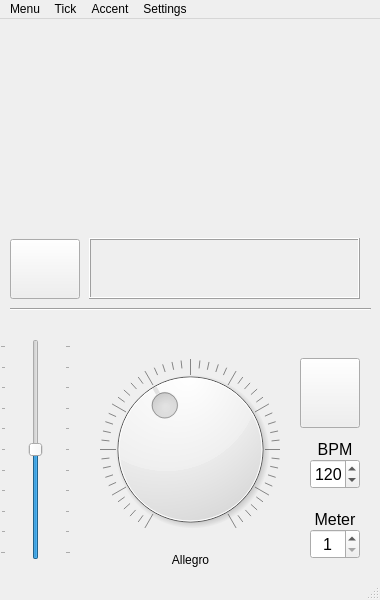
<?xml version="1.0" encoding="UTF-8"?>
<ui version="4.0">
 <class>Main</class>
 <widget class="QMainWindow" name="Main">
  <property name="geometry">
   <rect>
    <x>0</x>
    <y>0</y>
    <width>380</width>
    <height>600</height>
   </rect>
  </property>
  <property name="sizePolicy">
   <sizepolicy hsizetype="Fixed" vsizetype="Fixed">
    <horstretch>0</horstretch>
    <verstretch>0</verstretch>
   </sizepolicy>
  </property>
  <property name="minimumSize">
   <size>
    <width>380</width>
    <height>600</height>
   </size>
  </property>
  <property name="maximumSize">
   <size>
    <width>380</width>
    <height>600</height>
   </size>
  </property>
  <property name="windowTitle">
   <string>Tune Time v0.1</string>
  </property>
  <property name="windowIcon">
   <iconset resource="tuner.qrc">
    <normaloff>:/program icon/icon.svg</normaloff>:/program icon/icon.svg</iconset>
  </property>
  <widget class="QWidget" name="centralwidget">
   <widget class="QLabel" name="lbl_note">
    <property name="geometry">
     <rect>
      <x>164</x>
      <y>212</y>
      <width>61</width>
      <height>50</height>
     </rect>
    </property>
    <property name="font">
     <font>
      <pointsize>22</pointsize>
     </font>
    </property>
    <property name="text">
     <string/>
    </property>
    <property name="alignment">
     <set>Qt::AlignBottom|Qt::AlignHCenter</set>
    </property>
   </widget>
   <widget class="QLabel" name="lbl_cents">
    <property name="geometry">
     <rect>
      <x>90</x>
      <y>210</y>
      <width>61</width>
      <height>50</height>
     </rect>
    </property>
    <property name="font">
     <font>
      <pointsize>16</pointsize>
     </font>
    </property>
    <property name="text">
     <string/>
    </property>
    <property name="alignment">
     <set>Qt::AlignBottom|Qt::AlignHCenter</set>
    </property>
   </widget>
   <widget class="QLabel" name="lbl_freq">
    <property name="geometry">
     <rect>
      <x>250</x>
      <y>210</y>
      <width>121</width>
      <height>50</height>
     </rect>
    </property>
    <property name="font">
     <font>
      <pointsize>12</pointsize>
     </font>
    </property>
    <property name="text">
     <string/>
    </property>
    <property name="alignment">
     <set>Qt::AlignBottom|Qt::AlignHCenter</set>
    </property>
   </widget>
   <widget class="QPushButton" name="btn_tuner">
    <property name="geometry">
     <rect>
      <x>10</x>
      <y>220</y>
      <width>70</width>
      <height>60</height>
     </rect>
    </property>
    <property name="text">
     <string/>
    </property>
    <property name="icon">
     <iconset resource="tuner.qrc">
      <normaloff>:/metronome button/start.svg</normaloff>:/metronome button/start.svg</iconset>
    </property>
    <property name="iconSize">
     <size>
      <width>48</width>
      <height>48</height>
     </size>
    </property>
    <property name="shortcut">
     <string>T</string>
    </property>
    <property name="checkable">
     <bool>true</bool>
    </property>
   </widget>
   <widget class="QPushButton" name="btn_metronome">
    <property name="geometry">
     <rect>
      <x>300</x>
      <y>339</y>
      <width>60</width>
      <height>70</height>
     </rect>
    </property>
    <property name="text">
     <string/>
    </property>
    <property name="icon">
     <iconset resource="tuner.qrc">
      <normaloff>:/metronome button/start.svg</normaloff>:/metronome button/start.svg</iconset>
    </property>
    <property name="iconSize">
     <size>
      <width>48</width>
      <height>48</height>
     </size>
    </property>
    <property name="shortcut">
     <string>M</string>
    </property>
    <property name="checkable">
     <bool>true</bool>
    </property>
    <property name="autoDefault">
     <bool>false</bool>
    </property>
    <property name="default">
     <bool>false</bool>
    </property>
    <property name="flat">
     <bool>false</bool>
    </property>
   </widget>
   <widget class="QLabel" name="label">
    <property name="geometry">
     <rect>
      <x>310</x>
      <y>420</y>
      <width>50</width>
      <height>20</height>
     </rect>
    </property>
    <property name="font">
     <font>
      <pointsize>12</pointsize>
     </font>
    </property>
    <property name="text">
     <string>BPM</string>
    </property>
    <property name="alignment">
     <set>Qt::AlignCenter</set>
    </property>
   </widget>
   <widget class="QDial" name="d_bpm">
    <property name="geometry">
     <rect>
      <x>100</x>
      <y>340</y>
      <width>180</width>
      <height>180</height>
     </rect>
    </property>
    <property name="minimum">
     <number>40</number>
    </property>
    <property name="maximum">
     <number>240</number>
    </property>
    <property name="singleStep">
     <number>1</number>
    </property>
    <property name="sliderPosition">
     <number>120</number>
    </property>
    <property name="orientation">
     <enum>Qt::Horizontal</enum>
    </property>
    <property name="invertedAppearance">
     <bool>false</bool>
    </property>
    <property name="notchTarget">
     <double>3.700000000000000</double>
    </property>
    <property name="notchesVisible">
     <bool>true</bool>
    </property>
   </widget>
   <widget class="QSlider" name="vs_volume">
    <property name="geometry">
     <rect>
      <x>0</x>
      <y>320</y>
      <width>71</width>
      <height>221</height>
     </rect>
    </property>
    <property name="maximum">
     <number>100</number>
    </property>
    <property name="value">
     <number>50</number>
    </property>
    <property name="orientation">
     <enum>Qt::Vertical</enum>
    </property>
    <property name="tickPosition">
     <enum>QSlider::TicksBothSides</enum>
    </property>
    <property name="tickInterval">
     <number>10</number>
    </property>
   </widget>
   <widget class="QSpinBox" name="sb_meter">
    <property name="geometry">
     <rect>
      <x>310</x>
      <y>510</y>
      <width>50</width>
      <height>30</height>
     </rect>
    </property>
    <property name="font">
     <font>
      <pointsize>12</pointsize>
     </font>
    </property>
    <property name="alignment">
     <set>Qt::AlignCenter</set>
    </property>
    <property name="minimum">
     <number>1</number>
    </property>
    <property name="maximum">
     <number>8</number>
    </property>
    <property name="value">
     <number>1</number>
    </property>
   </widget>
   <widget class="QLabel" name="lbl_tempo">
    <property name="geometry">
     <rect>
      <x>140</x>
      <y>520</y>
      <width>101</width>
      <height>41</height>
     </rect>
    </property>
    <property name="mouseTracking">
     <bool>true</bool>
    </property>
    <property name="autoFillBackground">
     <bool>false</bool>
    </property>
    <property name="frameShape">
     <enum>QFrame::NoFrame</enum>
    </property>
    <property name="frameShadow">
     <enum>QFrame::Plain</enum>
    </property>
    <property name="text">
     <string>Allegro</string>
    </property>
    <property name="scaledContents">
     <bool>false</bool>
    </property>
    <property name="alignment">
     <set>Qt::AlignCenter</set>
    </property>
   </widget>
   <widget class="Line" name="line">
    <property name="geometry">
     <rect>
      <x>10</x>
      <y>280</y>
      <width>361</width>
      <height>20</height>
     </rect>
    </property>
    <property name="lineWidth">
     <number>1</number>
    </property>
    <property name="orientation">
     <enum>Qt::Horizontal</enum>
    </property>
   </widget>
   <widget class="QLabel" name="lbl_meter">
    <property name="geometry">
     <rect>
      <x>310</x>
      <y>490</y>
      <width>50</width>
      <height>20</height>
     </rect>
    </property>
    <property name="font">
     <font>
      <pointsize>12</pointsize>
     </font>
    </property>
    <property name="text">
     <string>Meter</string>
    </property>
    <property name="alignment">
     <set>Qt::AlignCenter</set>
    </property>
   </widget>
   <widget class="QSpinBox" name="sb_bpm">
    <property name="geometry">
     <rect>
      <x>310</x>
      <y>440</y>
      <width>50</width>
      <height>30</height>
     </rect>
    </property>
    <property name="font">
     <font>
      <pointsize>12</pointsize>
     </font>
    </property>
    <property name="minimum">
     <number>40</number>
    </property>
    <property name="maximum">
     <number>240</number>
    </property>
    <property name="value">
     <number>120</number>
    </property>
   </widget>
   <widget class="QFrame" name="frame">
    <property name="geometry">
     <rect>
      <x>89</x>
      <y>219</y>
      <width>271</width>
      <height>61</height>
     </rect>
    </property>
    <property name="frameShape">
     <enum>QFrame::Box</enum>
    </property>
    <property name="frameShadow">
     <enum>QFrame::Raised</enum>
    </property>
    <property name="lineWidth">
     <number>1</number>
    </property>
    <property name="midLineWidth">
     <number>0</number>
    </property>
   </widget>
   <zorder>frame</zorder>
   <zorder>lbl_note</zorder>
   <zorder>lbl_cents</zorder>
   <zorder>lbl_freq</zorder>
   <zorder>btn_tuner</zorder>
   <zorder>label</zorder>
   <zorder>d_bpm</zorder>
   <zorder>vs_volume</zorder>
   <zorder>sb_meter</zorder>
   <zorder>lbl_tempo</zorder>
   <zorder>btn_metronome</zorder>
   <zorder>line</zorder>
   <zorder>lbl_meter</zorder>
   <zorder>sb_bpm</zorder>
  </widget>
  <widget class="QMenuBar" name="menubar">
   <property name="geometry">
    <rect>
     <x>0</x>
     <y>0</y>
     <width>380</width>
     <height>21</height>
    </rect>
   </property>
   <widget class="QMenu" name="menuMenu">
    <property name="title">
     <string>Menu</string>
    </property>
    <addaction name="action_save"/>
    <addaction name="separator"/>
    <addaction name="action_hotkeys"/>
    <addaction name="action_about"/>
   </widget>
   <widget class="QMenu" name="menuTick">
    <property name="title">
     <string>Tick</string>
    </property>
   </widget>
   <widget class="QMenu" name="menuAccent">
    <property name="title">
     <string>Accent</string>
    </property>
   </widget>
   <widget class="QMenu" name="menuSettings">
    <property name="title">
     <string>Settings</string>
    </property>
    <addaction name="action_nonstandard_tuning"/>
    <addaction name="action_visbeat"/>
   </widget>
   <addaction name="menuMenu"/>
   <addaction name="menuTick"/>
   <addaction name="menuAccent"/>
   <addaction name="menuSettings"/>
  </widget>
  <widget class="QStatusBar" name="statusbar"/>
  <action name="action_settings">
   <property name="text">
    <string>Settings</string>
   </property>
  </action>
  <action name="action_about">
   <property name="text">
    <string>About</string>
   </property>
  </action>
  <action name="action_hotkeys">
   <property name="text">
    <string>Hotkeys</string>
   </property>
  </action>
  <action name="action_save">
   <property name="text">
    <string>Save (ctrl+s)</string>
   </property>
  </action>
  <action name="action_visbeat">
   <property name="checkable">
    <bool>true</bool>
   </property>
   <property name="text">
    <string>Visual metronome beat</string>
   </property>
  </action>
  <action name="action_nonstandard_tuning">
   <property name="text">
    <string>Nonstandard Tuning</string>
   </property>
  </action>
 </widget>
 <resources>
  <include location="tuner.qrc"/>
 </resources>
 <connections/>
</ui>
